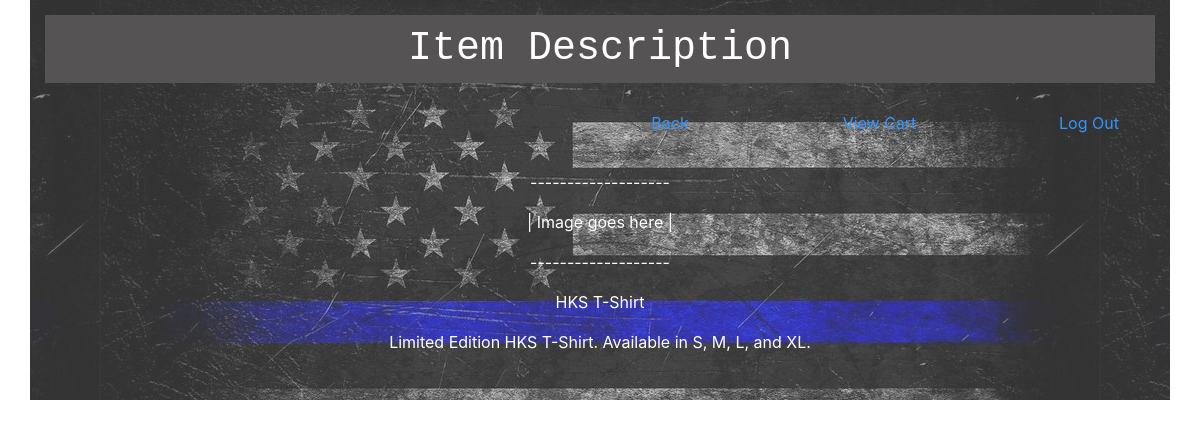
Screenshot of /item/6 with the database file from the repository.
### app/models.py (models this page shows)
class Item(models.Model):
    item = models.CharField(max_length=255)
    description = models.CharField(max_length=255)
    price = models.DecimalField(max_digits=5, decimal_places=2)
    uploaded_by = models.ForeignKey(User, related_name = "user_items", on_delete = models.CASCADE)
    created_at = models.DateTimeField(auto_now_add=True)
    updated_at = models.DateTimeField(auto_now=True)
    slug = models.SlugField()
    objects = ItemManager()

### app/views.py (the view)
# urls.py: path('item/<int:item_id>', views.item),
def item(request, item_id):
    context ={
        'item': Item.objects.get(id=item_id)
    }
    return render(request, 'item.html', context)

### app/templates/item.html (shortened to what this page needs)
<!DOCTYPE html>
<html lang="en">
<head>
    {% load static %}
    <link rel="stylesheet" href="{% static 'css/style.css' %}">
    <link rel="stylesheet" href="https://stackpath.bootstrapcdn.com/bootstrap/4.5.2/css/bootstrap.min.css">
</head>
<body>
    <div class = "container">
        <div class = "top">
            <h1>Item Description</h1>
        </div>
        <div class = "item_panel">
            <p><a href = /all_items>Back</a></p>
            <p><a href = "view_cart">View Cart</a></p>
            <p><a href = /logout>Log Out</a></p>
        </div>
        <div class = "cart_items">
            {% if item.uploaded_by.id != request.session.userid %}
            <p>-------------------</p>
            <p>| Image goes here |</p>
            <p>-------------------</p>
            <p>{{item.item}}</p>
            <p>{{item.description}}</p>
            {%endif%}
        </div>
    </div>
</body>
</html>

### app/static/css/style.css (style rules this page uses)
* { vertical-align: baseline; font-weight: inherit; font-family: inherit; font-style: inherit; border: 0 none; outline: 0; padding: 0; margin: 0 auto; }
a { color:rgb(64, 197, 197); }
.container { background: url("/static/images/thin-blue-line-pattern.png")50% 0 repeat; opacity:0.8; width: 970px; height: 100%; margin: auto; padding: 15px; }
.top h1 { font-family:"Monaco", monospace; text-align: center; background-color:rgb(43, 41, 41); color:white; padding: 10px; }
.cart_items { color:white; padding: 15px; text-align: center; }
.item_panel p { text-align: center; display:inline-block; padding:5px; width:100px; text-transform: capitalize; margin:15px -470px 15px 575px; }

### rows the page displays
Item: item "HKS T-Shirt", description "Limited Edition HKS T-Shirt. Available in S, M, L, and XL."
